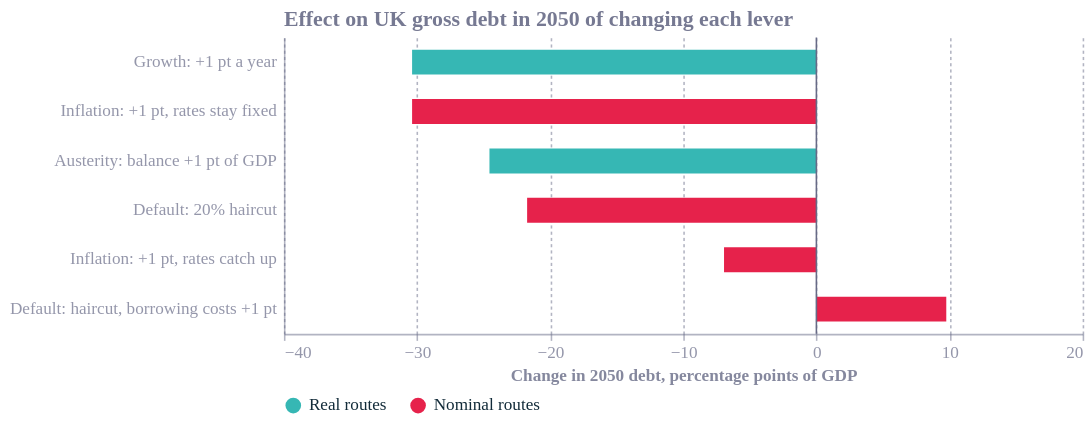

Specify this chart in Vega-Lite:
### Vega-Lite specification from a JSON file in a GitHub repository (floating-point values rounded to 4 significant figures)
{"config": {"font": "Circular Std", "text": {"color": "#676A86", "align": "left", "baseline": "middle", "dx": 7, "dy": 0, "fontSize": 11}, "view": {"stroke": null, "continuousWidth": 400, "continuousHeight": 300, "discreteWidth": 400, "discreteHeight": 300}, "range": {"category": ["#36B7B4", "#E6224B", "#F4C245", "#0063AF", "#00A767", "#179FDB", "#EB5C2E"], "diverging": ["#E6224B", "#E54753", "#C9C9C9", "#179FDB", "#122B39"], "heatmap": ["#C9C9C9", "#179FDB", "#0063AF", "#122B39"], "ordinal": ["#00A767", "#36B7B4", "#179FDB", "#0063AF", "#243B5A"]}, "bar": {"color": "#179fdb"}, "line": {"color": "#e6224b"}, "rule": {"color": "#676A86"}, "area": {"opacity": 0.3}, "point": {"filled": true, "size": 80, "color": "#e6224b", "opacity": 0.95}, "geoshape": {"stroke": "white", "strokeWidth": 0.3}, "rect": {"fill": "#d6d4d4", "opacity": 0.3}, "axis": {"labelColor": "#676A86", "labelFontSize": 11, "labelFont": "Circular Std", "labelOpacity": 0.7, "tickColor": "#676A86", "tickOpacity": 0.5, "domainColor": "#676A86", "domainOpacity": 0.5, "gridColor": "#676A86", "gridDash": [2, 2], "gridOpacity": 0.5, "title": null, "titleColor": "#676A86", "titleOpacity": 0.8, "tickSize": 4}, "axisXDiscrete": {"grid": false, "labelAngle": 0, "tickCount": 10, "tickOpacity": 0.5, "title": null}, "axisYDiscrete": {"ticks": false, "labelPadding": 5}, "axisXTemporal": {"grid": false, "ticks": true}, "axisXQuantitative": {"grid": true}, "axisYQuantitative": {"gridColor": "#676A86", "gridDash": [1, 5], "gridOpacity": 0.5, "ticks": false, "labelPadding": 5, "tickCount": 8, "titleAngle": 0, "titleAlign": "left", "titleBaseline": "bottom", "titleX": 0, "titleY": -5}, "title": {"color": "#676A86E6", "subtitleColor": "#676A86", "font": "Circular Std", "subtitleFont": "Circular Std", "anchor": "start", "fontSize": 14, "subtitleFontSize": 12, "subtitlePadding": 4, "offset": 0, "frame": "group"}, "legend": {"titleColor": "#122b39", "title": null, "labelColor": "#122b39", "labelFontSize": 11}}, "layer": [{"data": {"name": "data-0ac24da70a776b2f7b8771ca196e42c8"}, "mark": {"type": "bar", "size": 16}, "encoding": {"color": {"field": "route", "legend": {"columnPadding": 14, "columns": 2, "direction": "horizontal", "offset": 8, "orient": "bottom", "padding": 0, "symbolOpacity": 1, "symbolType": "circle"}, "scale": {"domain": ["Real routes", "Nominal routes"]}, "type": "nominal"}, "x": {"axis": {"title": "Change in 2050 debt, percentage points of GDP", "values": [-40, -30, -20, -10, 0, 10, 20]}, "field": "effect", "scale": {"domain": [-40, 20]}, "type": "quantitative"}, "y": {"axis": {"labelLimit": 260}, "field": "lever", "sort": ["Growth: +1 pt a year", "Inflation: +1 pt, rates stay fixed", "Austerity: balance +1 pt of GDP", "Default: 20% haircut", "Inflation: +1 pt, rates catch up", "Default: haircut, borrowing costs +1 pt"], "title": null, "type": "nominal"}}}, {"data": {"name": "data-d285a7403ed98ae579761d64a864032b"}, "mark": {"type": "rule", "strokeWidth": 1}, "encoding": {"x": {"axis": {"title": "Change in 2050 debt, percentage points of GDP", "values": [-40, -30, -20, -10, 0, 10, 20]}, "field": "x", "scale": {"domain": [-40, 20]}, "type": "quantitative"}}}], "autosize": {"contains": "padding", "type": "fit"}, "height": 270, "title": "Effect on UK gross debt in 2050 of changing each lever", "width": 700, "$schema": "https://vega.github.io/schema/vega-lite/v6.4.1.json", "datasets": {"data-0ac24da70a776b2f7b8771ca196e42c8": [{"lever": "Austerity: balance +1 pt of GDP", "route": "Real routes", "effect": -24.56}, {"lever": "Growth: +1 pt a year", "route": "Real routes", "effect": -30.37}, {"lever": "Inflation: +1 pt, rates catch up", "route": "Nominal routes", "effect": -6.939}, {"lever": "Inflation: +1 pt, rates stay fixed", "route": "Nominal routes", "effect": -30.37}, {"lever": "Default: 20% haircut", "route": "Nominal routes", "effect": -21.73}, {"lever": "Default: haircut, borrowing costs +1 pt", "route": "Nominal routes", "effect": 9.757}], "data-d285a7403ed98ae579761d64a864032b": [{"x": 0}]}}
